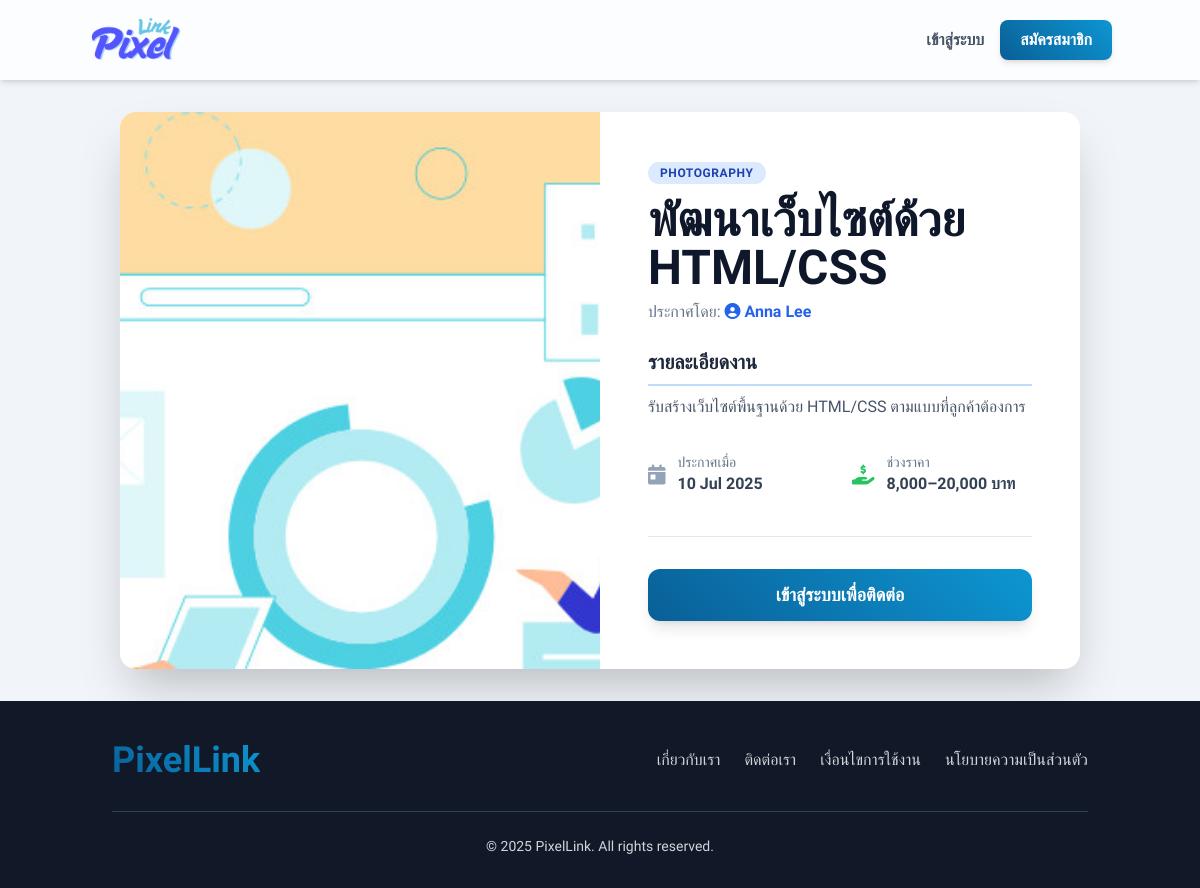
Page /job_detail.php?id=22&type=posting on the committed database.
### tables this page shows
CREATE TABLE `job_postings` (
  `post_id` int(11) NOT NULL,
  `designer_id` int(11) NOT NULL,
  `title` varchar(255) NOT NULL,
  `description` text DEFAULT NULL,
  `category_id` int(11) DEFAULT NULL,
  `price_range` varchar(100) DEFAULT NULL,
  `posted_date` timestamp NOT NULL DEFAULT current_timestamp(),
  `status` enum('active','inactive','completed') DEFAULT 'active',
  `client_id` int(11) NOT NULL,
  `main_image_id` int(11) DEFAULT NULL
);

CREATE TABLE `job_categories` (
  `category_id` int(11) NOT NULL,
  `category_name` varchar(100) NOT NULL
);

CREATE TABLE `users` (
  `user_id` int(11) NOT NULL,
  `username` varchar(50) NOT NULL,
  `password` varchar(255) NOT NULL,
  `email` varchar(100) NOT NULL,
  `first_name` varchar(100) NOT NULL,
  `last_name` varchar(100) NOT NULL,
  `phone_number` varchar(20) NOT NULL,
  `user_type` enum('admin','designer','client') NOT NULL,
  `registration_date` timestamp NOT NULL DEFAULT current_timestamp(),
  `is_approved` tinyint(1) DEFAULT 0,
  `is_active` tinyint(1) DEFAULT 1,
  `last_login` timestamp NULL DEFAULT NULL
);

### job_detail.php (the view, shortened to what this page needs)
<?php
$servername = "localhost";
$username = "root";
$password = "";
$dbname = "pixellink";
$condb = new mysqli($servername, $username, $password, $dbname);
$condb->set_charset("utf8mb4");
$job_data = null;
$error_message = '';
$job_type = '';
$loggedInUserName = '';
if (isset($_GET['id']) && is_numeric($_GET['id']) && isset($_GET['type'])) {
    $job_id = (int)$_GET['id'];
    $job_type = $_GET['type'];
    if ($job_type === 'posting') {
        $sql = "SELECT
                    jp.post_id AS id, jp.title, jp.description, jp.price_range, jp.posted_date, jp.status,
                    'job_posting' AS type_display, u.user_id AS owner_id, u.first_name, u.last_name,
                    u.user_type AS owner_type, jc.category_name, uf.file_path AS job_image_path
                FROM job_postings AS jp
                JOIN users AS u ON jp.designer_id = u.user_id
                LEFT JOIN job_categories AS jc ON jp.category_id = jc.category_id
                LEFT JOIN uploaded_files AS uf ON jp.main_image_id = uf.file_id
                WHERE jp.post_id = ? AND jp.status = 'active'";
        $stmt = $condb->prepare($sql);
        if ($stmt) {
            $stmt->bind_param("i", $job_id);
            $stmt->execute();
            $result = $stmt->get_result();
            if ($result->num_rows === 1) {
                $job_data = $result->fetch_assoc();
            } else {
                $error_message = "ไม่พบประกาศรับงานนี้ หรือประกาศถูกปิดไปแล้ว";
            }
        }
    }
} else {
    $error_message = "ไม่พบ Job ID หรือประเภทงาน";
}
?>
<!DOCTYPE html>
<html lang="th">
<head>
    <script src="https://cdn.tailwindcss.com"></script>
    <link rel="stylesheet" href="https://cdnjs.cloudflare.com/ajax/libs/font-awesome/6.1.1/css/all.min.css">
</head>
<body class="bg-slate-100 flex flex-col min-h-screen">
    <nav class="bg-white/80 backdrop-blur-sm p-4 shadow-md sticky top-0 z-50">
        <div class="container mx-auto flex justify-between items-center">
            <a href="index.php">
                <img src="dist/img/logo.png" alt="PixelLink Logo" class="h-12 transition-transform hover:scale-105">
            </a>
            <div class="space-x-4 flex items-center">
                <?php if (isset($_SESSION['user_id'])) : ?>
                    <span class="font-medium text-slate-700">สวัสดี, <?= htmlspecialchars($loggedInUserName) ?>!</span>
                    <a href="designer/view_profile.php?user_id=<?= $_SESSION['user_id']; ?>" class="btn-primary text-white px-5 py-2 rounded-lg font-medium shadow-md">ดูโปรไฟล์</a>
                    <a href="logout.php" class="btn-danger text-white px-5 py-2 rounded-lg font-medium shadow-md">ออกจากระบบ</a>
                <?php else : ?>
                    <a href="login.php" class="font-semibold text-slate-600 hover:text-blue-600 transition-colors">เข้าสู่ระบบ</a>
                    <a href="register.php" class="btn-primary text-white px-5 py-2 rounded-lg font-semibold shadow-md">สมัครสมาชิก</a>
                <?php endif; ?>
            </div>
        </div>
    </nav>
    <main class="flex-grow container mx-auto p-4 sm:p-6 lg:p-8">
        <?php if (!empty($error_message)) : ?>
            <div class="bg-red-100 border-l-4 border-red-500 text-red-700 p-6 rounded-lg shadow-md text-center max-w-2xl mx-auto">
                <p class="text-xl font-bold"><i class="fas fa-exclamation-triangle mr-2"></i>เกิดข้อผิดพลาด</p>
                <p class="mt-2 text-lg"><?= htmlspecialchars($error_message) ?></p>
                <a href="index.php" class="mt-4 inline-block btn-primary text-white px-6 py-2 rounded-lg font-semibold shadow-lg">กลับไปหน้าหลัก</a>
            </div>
        <?php elseif ($job_data) : ?>
            <div class="max-w-6xl mx-auto bg-white rounded-2xl shadow-2xl overflow-hidden">
                <div class="grid grid-cols-1 md:grid-cols-2">
                    <div class="col-span-1">
                        <?php
                        $image_source = 'dist/img/pdpa02.jpg';
                        ?>
                        <img src="<?= $image_source ?>" alt="ภาพประกอบงาน: <?= htmlspecialchars($job_data['title']) ?>" class="w-full h-96 md:h-full object-cover">
                    </div>
                    <div class="col-span-1 p-8 lg:p-12 flex flex-col justify-between">
                        <div>
                            <div class="mb-6">
                                <span class="bg-blue-100 text-blue-800 text-xs font-semibold px-3 py-1 rounded-full uppercase tracking-wider"><?= htmlspecialchars($job_data['category_name'] ?? 'ไม่ระบุ') ?></span>
                                <h1 class="text-4xl lg:text-5xl font-bold text-slate-900 mt-3 leading-tight"><?= htmlspecialchars($job_data['title']) ?></h1>
                                <p class="mt-2 text-md text-slate-500">
                                    ประกาศโดย:
                                    <a href="designer/view_profile.php?user_id=<?= $job_data['owner_id'] ?>" class="font-semibold text-blue-600 hover:underline">
                                        <i class="fas fa-user-circle"></i> <?= htmlspecialchars($job_data['first_name'] . ' ' . $job_data['last_name']) ?>
                                    </a>
                                </p>
                            </div>
                            <div class="mb-8">
                                <h2 class="text-xl font-bold text-slate-800 mb-2 border-b-2 border-blue-200 pb-2">รายละเอียดงาน</h2>
                                <p class="text-slate-600 leading-relaxed text-base"><?= nl2br(htmlspecialchars($job_data['description'])) ?></p>
                            </div>
                            <div class="grid grid-cols-2 gap-6 text-base">
                                <div class="flex items-center text-slate-700">
                                    <i class="fas fa-calendar-day fa-lg text-slate-400 mr-3"></i>
                                    <div>
                                        <span class="block text-sm text-slate-500">ประกาศเมื่อ</span>
                                        <strong class="font-semibold"><?= date('d M Y', strtotime($job_data['posted_date'])) ?></strong>
                                    </div>
                                </div>
                                <?php if ($job_type === 'posting') : ?>
                                <div class="flex items-center text-slate-700">
                                    <i class="fas fa-hand-holding-usd fa-lg text-green-500 mr-3"></i>
                                    <div>
                                        <span class="block text-sm text-slate-500">ช่วงราคา</span>
                                        <strong class="font-semibold"><?= htmlspecialchars($job_data['price_range'] ?? 'สอบถาม') ?></strong>
                                    </div>
                                </div>
                                <?php endif; ?>
                            </div>
                        </div>
                        <div class="mt-10 pt-8 border-t border-slate-200">
                             <div class="flex flex-col sm:flex-row gap-4">
                                <?php if (!isset($_SESSION['user_id'])): ?>
                                     <a href="login.php" class="w-full text-center btn-primary text-white px-6 py-3 rounded-xl font-bold text-lg shadow-lg">เข้าสู่ระบบเพื่อติดต่อ</a>
                                <?php endif; ?>
                            </div>
                        </div>
                    </div>
                </div>
            </div>
        <?php endif; ?>
    </main>
   <footer class="bg-gray-900 text-gray-300 py-8 mt-auto">
        <div class="container mx-auto px-4 md:px-6 text-center">
            <div class="flex flex-col md:flex-row justify-between items-center mb-6">
                <a href="main.php" class="pixellink-logo-footer mb-4 md:mb-0 transition duration-300 hover:opacity-80">Pixel<b>Link</b></a>
                <div class="flex flex-wrap justify-center space-x-2 md:space-x-6 text-sm md:text-base">
                    <a href="#" class="hover:text-white transition duration-300 mb-2 md:mb-0 font-light">เกี่ยวกับเรา</a>
                    <a href="#" class="hover:text-white transition duration-300 mb-2 md:mb-0 font-light">ติดต่อเรา</a>
                    <a href="#" class="hover:text-white transition duration-300 mb-2 md:mb-0 font-light">เงื่อนไขการใช้งาน</a>
                    <a href="#" class="hover:text-white transition duration-300 mb-2 md:mb-0 font-light">นโยบายความเป็นส่วนตัว</a>
                </div>
            </div>
            <hr class="border-gray-700 my-6">
            <p class="text-xs md:text-sm font-light">&copy; <?php echo date('Y'); ?> PixelLink. All rights reserved.</p>
        </div>
    </footer>
</body>
</html>

### job_detail.php (style rules this page uses)
body { font-family: 'Kanit', sans-serif; }
.btn-primary { background: linear-gradient(45deg, #0a5f97 0%, #0d96d2 100%); transition: all 0.3s ease; }
.pixellink-logo-footer { font-weight: 700; font-size: 2.25rem; background: linear-gradient(45deg, #0a5f97, #0d96d2); -webkit-background-clip: text; -webkit-text-fill-color: transparent; }

### rows in the picture
job_postings: category.category_name "PHOTOGRAPHY", title "พัฒนาเว็บไซต์ด้วย HTML/CSS", designer.last_name "Anna Lee", description "รับสร้างเว็บไซต์พื้นฐานด้วย HTML/CSS ตามแบบที่ลูกค้าต้องการ", posted_date "10 Jul 2025", price_range "8,000–20,000 บาท"
